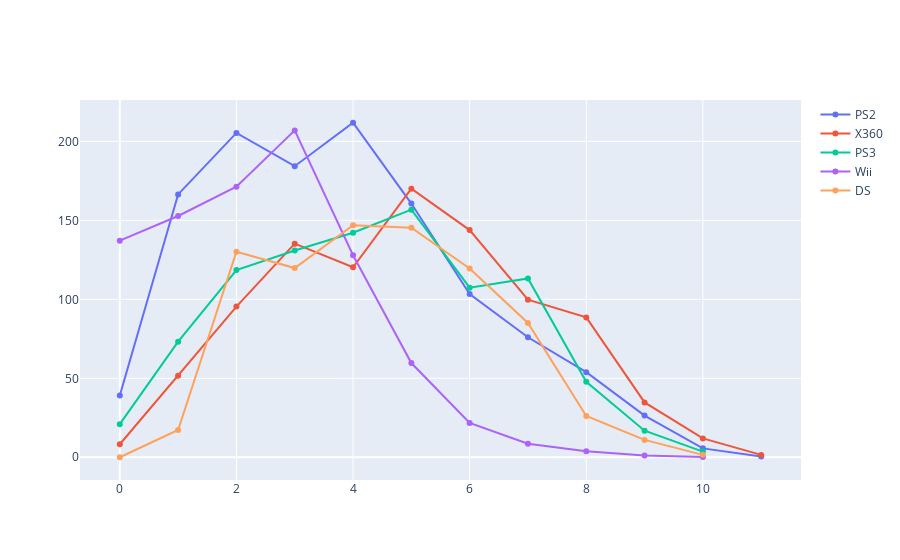

Here is the notebook cell this chart was saved with:
### Markdown cell above
**Топ 5 платформ по продажам, "плойка" впереди планеты всей**

### Code cell
d = []

for platform in platforms_leaders.index:
    d.append(
        go.Scatter(y=data[data.platform==platform].groupby('year_of_release')['total_sales'].sum(), 
               name=platform )
    )
    
x = go.Figure(d)
iplot(x, show_link = False)

### Figure 1 — Plotly figure (JSON) as saved in the notebook; plotly's stock layout.template omitted (floating-point values rounded to 4 significant figures)
{"data": [{"name": "PS2", "type": "scatter", "y": [39.17, 166.4, 205.4, 184.3, 211.8, 160.7, 103.4, 75.99, 53.9, 26.4, 5.64, 0.45]}, {"name": "X360", "type": "scatter", "y": [8.25, 51.62, 95.41, 135.3, 120.3, 170.0, 143.8, 99.74, 88.58, 34.74, 11.96, 1.52]}, {"name": "PS3", "type": "scatter", "y": [20.96, 73.19, 118.5, 130.9, 142.2, 156.8, 107.4, 113.2, 47.76, 16.82, 3.6]}, {"name": "Wii", "type": "scatter", "y": [137.2, 152.8, 171.3, 207.0, 128.0, 59.65, 21.71, 8.59, 3.75, 1.14, 0.18]}, {"name": "DS", "type": "scatter", "y": [0.02, 17.27, 130.1, 119.8, 146.9, 145.3, 119.5, 85.02, 26.18, 11.01, 1.54]}], "layout": {}}
